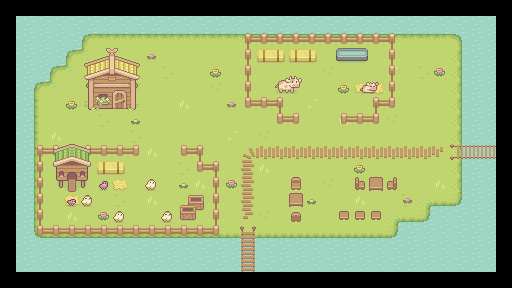

A level layout from a 2D game, rendered from its tile map. Below: a short description, then the map file with tile-grid data replaced by summaries:
An orthogonal 32x18 tile map with 16x16 px tiles, 5 tile layers (Water, Floor, OnFloor, OnPaille, ...), 1 hidden layer not drawn, 16 tilesets.

<map version="1.10" tiledversion="1.12.2" orientation="orthogonal" renderorder="right-down" width="32" height="18" tilewidth="16" tileheight="16" infinite="0" nextlayerid="8" nextobjectid="1">
 <editorsettings>
  <export target="fromagerie.json" format="json" />
 </editorsettings>
 <tileset firstgid="1" source="../tilesets/Water.tsx" />
 <tileset firstgid="5" source="../tilesets/Wood Bridge.tsx" />
 <tileset firstgid="16" source="../tilesets/Grass.tsx" />
 <tileset firstgid="93" source="../tilesets/collisions.tsx" />
 <tileset firstgid="125" source="../tilesets/Free_Chicken_House.tsx" />
 <tileset firstgid="134" source="../tilesets/Fences.tsx" />
 <tileset firstgid="150" source="../tilesets/Paths.tsx" />
 <tileset firstgid="166" source="../tilesets/Basic_Furniture.tsx" />
 <tileset firstgid="220" source="../tilesets/small_House_with_door_grass.tsx" />
 <tileset firstgid="364" source="../tilesets/Barn structures.tsx" />
 <tileset firstgid="375" source="../tilesets/Free Chicken Sprites.tsx" />
 <tileset firstgid="377" source="../tilesets/Water tray.tsx" />
 <tileset firstgid="379" source="../tilesets/Free Cow Sprites.tsx" />
 <tileset firstgid="387" source="../tilesets/baby light cow animations sprites.tsx" />
 <tileset firstgid="565" source="../tilesets/Chicken_Baby_Red.tsx" />
 <tileset firstgid="717" source="../tilesets/Basic_Grass_Biom_things.tsx" />
 <layer id="1" name="Water" width="32" height="18">
  <data>[576 cells, 480 non-empty, 4 distinct tile ids]</data>
 </layer>
 <layer id="2" name="Floor" width="32" height="18">
  <data>[576 cells, 339 non-empty, 15 distinct tile ids]</data>
 </layer>
 <layer id="3" name="OnFloor" width="32" height="18">
  <data>[576 cells, 138 non-empty, 56 distinct tile ids]</data>
 </layer>
 <layer id="6" name="OnPaille" width="32" height="18">
  <data>[576 cells, 3 non-empty, 3 distinct tile ids]</data>
 </layer>
 <layer id="4" name="InFrontOfPlayer" width="32" height="18">
  <data>[576 cells, 13 non-empty, 13 distinct tile ids]</data>
 </layer>
 <layer id="5" name="Collisions" width="32" height="18" visible="0">
  <data>[576 cells, 354 non-empty, 15 distinct tile ids]</data>
 </layer>
</map>
